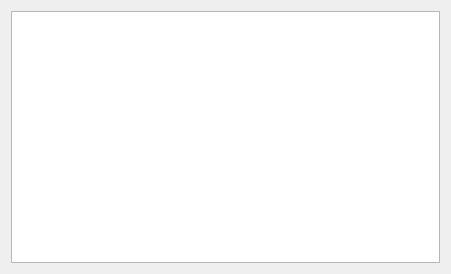
<?xml version="1.0" encoding="UTF-8"?>
<ui version="4.0">
 <class>PluginsWidget</class>
 <widget class="QWidget" name="PluginsWidget">
  <property name="geometry">
   <rect>
    <x>0</x>
    <y>0</y>
    <width>451</width>
    <height>274</height>
   </rect>
  </property>
  <property name="sizePolicy">
   <sizepolicy hsizetype="Preferred" vsizetype="Preferred">
    <horstretch>0</horstretch>
    <verstretch>0</verstretch>
   </sizepolicy>
  </property>
  <property name="windowTitle">
   <string>Form</string>
  </property>
  <layout class="QGridLayout" name="gridLayout">
   <item row="0" column="0">
    <widget class="QTreeView" name="treeView"/>
   </item>
  </layout>
 </widget>
 <resources/>
 <connections/>
</ui>
